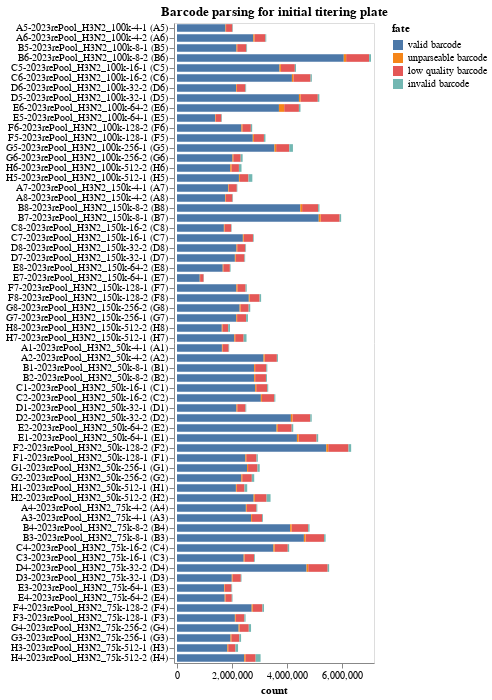

Notebook code cell kept with this figure:
### Markdown cell above
## Statistics on barcode-parsing for each sample
Make interactive chart of the "fates" of the sequencing reads parsed for each sample on the plate.

If most sequencing reads are not "valid barcodes", this could potentially indicate some problem in the sequencing or barcode set you are parsing.

Potential fates are:
 - *valid barcode*: barcode that matches a known virus or neutralization standard, we hope most reads are this.
 - *invalid barcode*: a barcode with proper flanking sequences, but does not match a known virus or neutralization standard. If you  have a lot of reads of this type, it is probably a good idea to look at the invalid barcode CSVs (in the `./results/barcode_invalid/` subdirectory created by the pipeline) to see what these invalid barcodes are.
 - *unparseable barcode*: could not parse a barcode from this read as there was not a sequence of the correct length with the appropriate flanking sequence.
 - *low quality barcode*: low-quality or `N` nucleotides in barcode, could indicate problem with sequencing.
 - *failed chastity filter*: reads that failed the Illumina chastity filter, if these are reported in the FASTQ (they may not be).

Also, if the number of reads per sample is very uneven, that could indicate that you did not do a good job of balancing the different samples in the Illumina sequencing.

### Code cell
fates = (
    pd.concat([pd.read_csv(f).assign(well=f
                                     .replace(platedir_H3N2, '') # getting weird behavior with .strip() more and more often...
                                     .strip('_fates.csv')
                                    ) for f in fate_csvs])
    .merge(samples_df,
           how = 'left',
           validate="many_to_one", 
           on="well")
    .assign(
        fate_counts=lambda x: x.groupby("fate")["count"].transform("sum"),
        sample_well=lambda x: x["sample"] + " (" + x["well"] + ")",
    )
    .query("fate_counts > 0")  # only keep fates with at least one count
    [['serum', "fate", "count", "well", "sample_well", "dilution_factor"]]
)

assert len(fates) == len(fates.drop_duplicates())


sample_wells = list(
    fates.sort_values(['serum', "dilution_factor"], ascending=True)["sample_well"]
)



fates_chart = (
    alt.Chart(fates)
    .encode(
        alt.X("count", scale=alt.Scale(nice=False, padding=3)),
        alt.Y(
            "sample_well",
            title=None,
            sort=sample_wells,
        ),
        alt.Color("fate", sort=sorted(fates["fate"].unique(), reverse=True)),
        alt.Order("fate", sort="descending"),
        tooltip=fates.columns.tolist(),
    )
    .mark_bar(height={"band": 0.85})
    .properties(
        height=alt.Step(10),
        width=200,
        title=f"Barcode parsing for initial titering plate",
    )
    .configure_axis(grid=False)
)

fates_chart

### Figure 1 — Vega-Lite specification as saved in the notebook (floating-point values rounded to 4 significant figures; data arrays with more than 128 entries replaced by an {"elided": "..."} marker saying what was removed)
{"config": {"view": {"continuousWidth": 300, "continuousHeight": 300}, "axis": {"grid": false}}, "data": {"name": "data-5392a0c40839a855e089bf6312f47b30"}, "mark": {"type": "bar", "height": {"band": 0.85}}, "encoding": {"color": {"field": "fate", "sort": ["valid barcode", "unparseable barcode", "low quality barcode", "invalid barcode"], "type": "nominal"}, "order": {"field": "fate", "sort": "descending", "type": "nominal"}, "tooltip": [{"field": "serum", "type": "nominal"}, {"field": "fate", "type": "nominal"}, {"field": "count", "type": "quantitative"}, {"field": "well", "type": "nominal"}, {"field": "sample_well", "type": "nominal"}, {"field": "dilution_factor", "type": "quantitative"}], "x": {"field": "count", "scale": {"nice": false, "padding": 3}, "type": "quantitative"}, "y": {"field": "sample_well", "sort": {"elided": "256 str values"}, "title": null, "type": "nominal"}}, "height": {"step": 10}, "title": "Barcode parsing for initial titering plate", "width": 200, "$schema": "https://vega.github.io/schema/vega-lite/v5.16.3.json", "datasets": {"data-5392a0c40839a855e089bf6312f47b30": {"elided": "256 records"}}}
